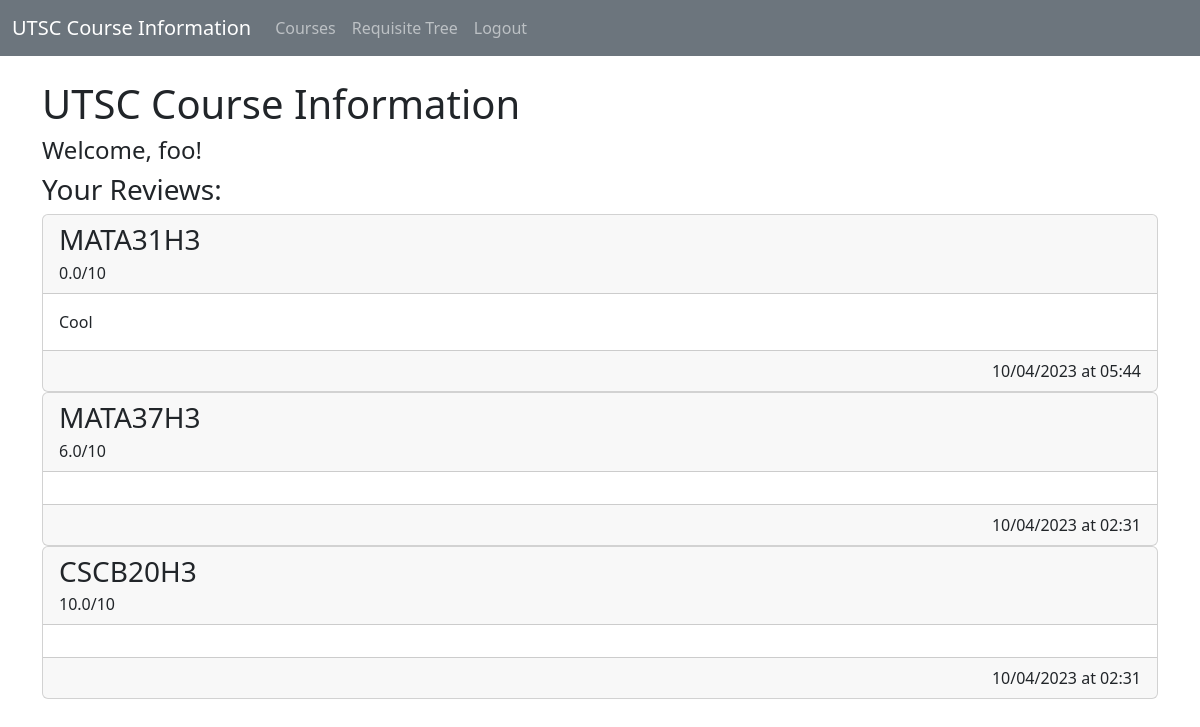
The page / (signed in) on the database its author committed.
### tables this page shows
CREATE TABLE Review (id                   INTEGER PRIMARY KEY AUTOINCREMENT,
            timestamp            DATETIME NOT NULL,
            course_id            CHAR(8) NOT NULL,
            username             TEXT NOT NULL,
            rating               INT NOT NULL CHECK(0 <= rating AND rating <= 10),
            content              TEXT,
            UNIQUE (course_id, username),
            FOREIGN KEY(course_id) REFERENCES Course(id),
            FOREIGN KEY(username) REFERENCES User(username));

### main.py (the view)
@app.get('/')
def page_index():
    return render_template('index.html', reviews=get_user_reviews())

### main.py (called while the page is built)
def get_db():
    if not hasattr(g, '_db'):
        g._db = sqlite_db.SqlDb(DB_FILE)
    return g._db

@app.teardown_appcontext
def close_connection(exception):
    if hasattr(g, '_db'):
        g._db.close()

def get_username():
    return session.get('user')

def get_user_reviews():
    if (username := get_username()):
        return get_db().get_user_reviews(username)

@app.template_filter('format_unix')
def format_unix(timestamp, format="%d/%m/%Y at %H:%M"):
    return datetime.fromtimestamp(timestamp).strftime(format)

@app.template_filter('course_page')
def course_page(course_id):
    return url_for('page_course', course_id=course_id)

### sqlite_db.py (called while the page is built)
    def _commit(self):
        self._con.commit()

    def close(self):
        self._con.close()

    def get_user_reviews(self, username, limit=-1):
        query = self._execute_query(GET_REVIEW_BY_USERNAME, (username, limit))
        if query is not None:
            return [{"review_id": row[0],
                     "timestamp": row[1],
                     "course_id": row[2],
                     "rating": row[4],
                     "content": row[5]} for row in query]

    def _execute_query(self, query, params=[], verbose=True):
        try:
            cur = self._con.execute(query, params)
            self._commit()
            return cur
        except sqlite3.IntegrityError as e:
            if verbose:
                print(e)
                print(f"Could not execute \"{query}\" with parameters {params}")
            return None

### templates/index.html (shortened to what this page needs)
{% extends 'template.html' %}
{% block header %}{% block title %}UTSC Course Information{% endblock %}{% endblock %}
{% block main %}
	{% if session.user %}
		<h4>Welcome, {{ session.user }}!</h4>
		<h3>Your Reviews:</h3>
		{% if reviews %}
			{% for review in reviews %}
				<li class="card" id="review-{{ review.review_id }}">
					<a class="text-decoration-none text-reset" href="{{ review.course_id|course_page }}#review-{{ review.review_id }}">
						<div class="card-header">
							<h3 class="card-title">{{ review.course_id }}</h3>
							<p class="card-subtitle">{{ "%.1f"|format(review.rating) }}/10</p>
						</div>
					</a>
					<div class="card-body">
						{{ review.content }}
					</div>
					<div class="card-footer text-end">
						{{ review.timestamp | format_unix }}
					</div>
				</li>
			{% endfor %}
		{% else %}
			<a href="{{ url_for('page_courses') }}" class="btn btn-primary">Make Your First Review!</a>
		{% endif %}
	{% endif %}
{% endblock %}

### rows shown on the page
Review: course_id "MATA31H3", rating "0.0", content "Cool", timestamp "10/04/2023 at 05:44"
Review: course_id "MATA37H3", rating "6.0", timestamp "10/04/2023 at 02:31"
Review: course_id "CSCB20H3", rating "10.0", timestamp "10/04/2023 at 02:31"

### other values the page prints
{{ session.user }} "foo"
